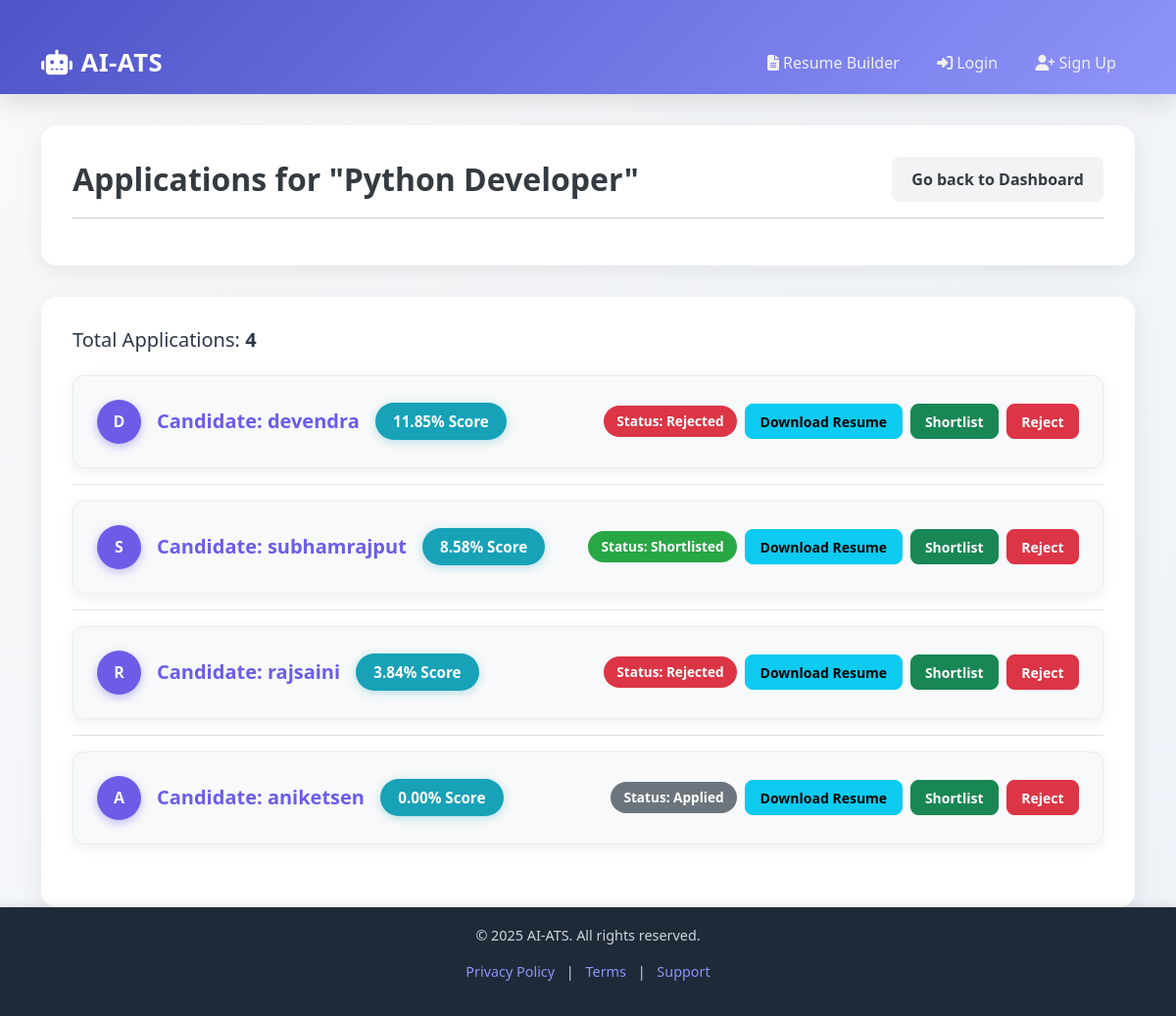
Screenshot of /recruiter/jobs/3/applications/ (signed in) with the database file from the repository.
### core/models.py (models this page shows, shortened)
class Job(models.Model):
    title = models.CharField(max_length=200)
    description = models.TextField()
    recruiter = models.ForeignKey(
        'CustomUser',
        on_delete=models.CASCADE,
        limit_choices_to={'is_recruiter': True}
    )
    is_internal = models.BooleanField(default=True)
    external_url = models.URLField(blank=True, null=True)
    job_field = models.ForeignKey(JobField, on_delete=models.SET_NULL, null=True)

class Application(models.Model):
    candidate = models.ForeignKey(
        'CustomUser',
        on_delete=models.CASCADE,
        limit_choices_to={'is_candidate': True}
    )
    job = models.ForeignKey(Job, on_delete=models.CASCADE)
    resume = models.FileField(upload_to='resumes/')
    STATUS_CHOICES = (
        ('Applied', 'Applied'),
        ('Screening', 'Screening'),
        ('Shortlisted', 'Shortlisted'),
        ('Rejected', 'Rejected'),
    )
    status = models.CharField(max_length=20, choices=STATUS_CHOICES, default='Applied')
    ranking_score = models.FloatField(default=0.0) # AI/ML se aane wala score

class CustomUser(AbstractUser):
    is_candidate = models.BooleanField(default=False)
    is_recruiter = models.BooleanField(default=False)

### core/views.py (the view)
# urls.py: path('recruiter/jobs/<int:job_id>/applications/', views.recruiter_job_applications, name='recruiter_job_applications'),
@login_required
def recruiter_job_applications(request, job_id):
    if not request.user.is_recruiter:
        return redirect('dashboard')
    job = get_object_or_404(Job, id=job_id, recruiter=request.user)
    applications = Application.objects.filter(job=job).order_by('-ranking_score')
    return render(request, 'core/recruiter_job_applications.html', {'job': job, 'applications': applications})

### core/templates/core/recruiter_job_applications.html (shortened to what this page needs)
{% extends 'core/base.html' %}
{% block content %}
<div class="row">
    <div class="col-12">
        <div class="header-card">
            <div class="d-flex justify-content-between align-items-center">
                <div>
                    <h2 class="welcome-header">Applications for "{{ job.title }}"</h2>
                </div>
                <a href="{% url 'recruiter_dashboard' %}" class="btn btn-secondary">Go back to Dashboard</a>
            </div>
            <hr>
        </div>
    </div>
</div>
{% if applications %}
<div class="row">
    <div class="col-12">
        <div class="applications-list-card">
            <p class="h5 mb-4">Total Applications: <strong>{{ applications.count }}</strong></p>
            <ul class="list-group list-group-flush">
                {% for application in applications %}
                <li class="list-group-item p-0 mb-3">
                    <div class="list-item-card">
                        <div class="candidate-info">
                            <div class="avatar">
                                {{ application.candidate.username|slice:":1"|upper }}
                            </div>
                            <h5>Candidate: {{ application.candidate.username }}</h5>
                            <span class="ranking-score-badge">{{ application.ranking_score|floatformat:2 }}% Score</span>
                        </div>
                        <div class="d-flex gap-2 align-items-center flex-wrap">
                            <span class="status-badge {{ application.status }}">Status: {{ application.status }}</span>
                            <a href="{{ application.resume.url }}" target="_blank" class="btn btn-sm btn-info">Download Resume</a>
                            <a href="{% url 'shortlist_application' application.id %}" class="btn btn-sm btn-success">Shortlist</a>
                            <a href="{% url 'reject_application' application.id %}" class="btn btn-sm btn-danger">Reject</a>
                        </div>
                    </div>
                </li>
                {% endfor %}
            </ul>
        </div>
    </div>
</div>
{% else %}
<div class="row">
    <div class="col-12">
        <p class="text-center text-muted mt-5">Abhi is job ke liye koi application nahi hai.</p>
    </div>
</div>
{% endif %}
{% endblock %}

### core/templates/core/base.html (style rules this page uses)
:root { --primary-gradient: linear-gradient(135deg, #4e54c8 0%, #8f94fb 100%); --shadow-lg: 0 8px 24px rgba(0,0,0,0.12); --transition: all 0.3s ease; --dark-navy: #1e2a38; --accent-blue: #4e54c8; --accent-purple: #8f94fb; }
body { font-family: 'Inter', sans-serif; background: linear-gradient(135deg, #f9fafc, #eef1f6); color: #2d3748; min-height: 100vh; display: flex; flex-direction: column; }

### core/templates/core/recruiter_job_applications.html (style rules this page uses)
:root { --primary-color: #6c5ce7; --secondary-color: #f1f3f5; --dark-text: #343a40; --light-text: #6c757d; --border-light: #e9ecef; --success-color: #28a745; --danger-color: #dc3545; --info-color: #17a2b8; }
body { background: linear-gradient(135deg, #f8f9fa, #eef2f7); font-family: "Segoe UI", Tahoma, Geneva, Verdana, sans-serif; }
.header-card { background: #ffffff; border-radius: 16px; padding: 2rem; box-shadow: 0 6px 25px rgba(0,0,0,0.08); margin-bottom: 2rem; transition: transform 0.2s ease-in-out; }
.header-card h2 { font-weight: 700; color: var(--dark-text); margin-bottom: 0; }
.btn-secondary { background-color: var(--secondary-color); border-color: var(--secondary-color); color: var(--dark-text); font-weight: 600; border-radius: 8px; padding: 0.6rem 1.2rem; transition: all 0.2s ease-in-out; }
.applications-list-card { background: #ffffff; border-radius: 16px; padding: 2rem; box-shadow: 0 6px 25px rgba(0,0,0,0.08); }
.list-item-card { background: #f8f9fa; border-radius: 12px; padding: 1.5rem; margin-bottom: 1rem; box-shadow: 0 3px 15px rgba(0,0,0,0.07); border: 1px solid var(--border-light); transition: all 0.3s ease-in-out; display: flex; justify-content: space-between; flex-wrap: wrap; gap: 1rem; }
.candidate-info { display: flex; align-items: center; gap: 1rem; }
.candidate-info h5 { font-weight: 700; color: var(--primary-color); margin: 0; }
.avatar { width: 45px; height: 45px; border-radius: 50%; background: var(--primary-color); color: #fff; display: flex; align-items: center; justify-content: center; font-weight: 700; font-size: 1rem; box-shadow: 0 3px 10px rgba(108, 92, 231, 0.4); }
.ranking-score-badge { font-size: 0.95rem; font-weight: 700; background-color: var(--info-color); color: white; padding: 0.5em 1.2em; border-radius: 30px; box-shadow: 0 2px 10px rgba(23,162,184,0.3); }
.status-badge { font-size: 0.85rem; font-weight: 600; padding: 0.4em 1em; border-radius: 30px; color: #fff; }
.status-badge.Applied { background-color: #6c757d; }
.status-badge.Shortlisted { background-color: var(--success-color); }
.status-badge.Rejected { background-color: var(--danger-color); }
.btn-sm { border-radius: 8px; padding: 0.4rem 0.9rem; font-weight: 600; transition: all 0.2s ease-in-out; }

### rows the page displays
Job: title "Python Developer"
Application: candidate.username "D", candidate.username "devendra", ranking_score "11.85", status "Rejected"
Application: candidate.username "S", candidate.username "subhamrajput", ranking_score "8.58", status "Shortlisted"
Application: candidate.username "R", candidate.username "rajsaini", ranking_score "3.84", status "Rejected"
Application: candidate.username "A", candidate.username "aniketsen", ranking_score "0.00", status "Applied"

### other values shown
{{ applications.count }} "4"
